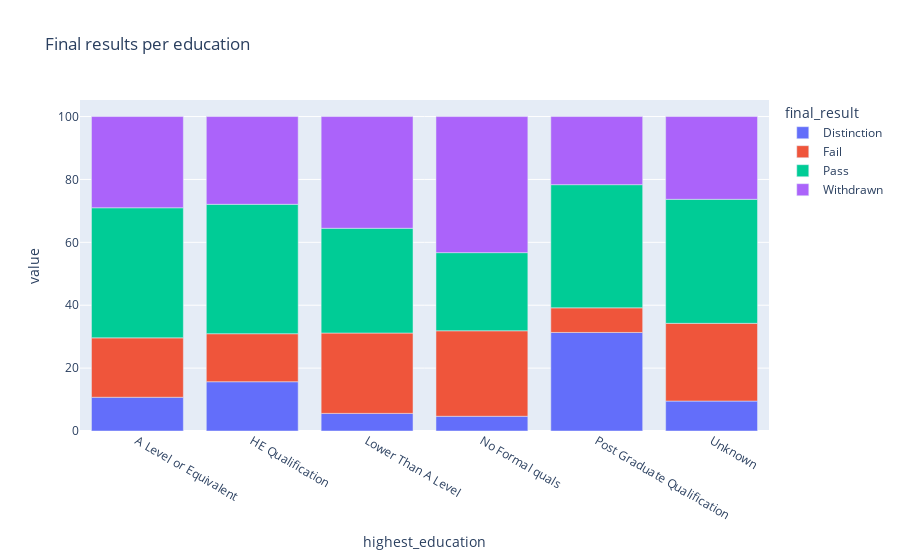

Write notebook code for a chart like this one.
### Code cell
final_result_education = round(final_result_education.div(final_result_education.sum(axis=1), axis=0), 4) * 100
fig = px.bar(final_result_education, title="Final results per education")
fig.show()

### Figure 1 — Plotly figure (JSON) as saved in the notebook; plotly's stock layout.template omitted (floating-point values rounded to 4 significant figures)
{"data": [{"alignmentgroup": "True", "hovertemplate": "final_result=Distinction<br>highest_education=%{x}<br>value=%{y}<extra></extra>", "legendgroup": "Distinction", "marker": {"color": "#636efa", "pattern": {"shape": ""}}, "name": "Distinction", "offsetgroup": "Distinction", "orientation": "v", "showlegend": true, "textposition": "auto", "type": "bar", "x": ["A Level or Equivalent", "HE Qualification", "Lower Than A Level", "No Formal quals", "Post Graduate Qualification", "Unknown"], "xaxis": "x", "y": [10.73, 15.67, 5.6, 4.68, 31.34, 9.52], "yaxis": "y"}, {"alignmentgroup": "True", "hovertemplate": "final_result=Fail<br>highest_education=%{x}<br>value=%{y}<extra></extra>", "legendgroup": "Fail", "marker": {"color": "#EF553B", "pattern": {"shape": ""}}, "name": "Fail", "offsetgroup": "Fail", "orientation": "v", "showlegend": true, "textposition": "auto", "type": "bar", "x": ["A Level or Equivalent", "HE Qualification", "Lower Than A Level", "No Formal quals", "Post Graduate Qualification", "Unknown"], "xaxis": "x", "y": [18.89, 15.27, 25.56, 27.19, 7.83, 24.72], "yaxis": "y"}, {"alignmentgroup": "True", "hovertemplate": "final_result=Pass<br>highest_education=%{x}<br>value=%{y}<extra></extra>", "legendgroup": "Pass", "marker": {"color": "#00cc96", "pattern": {"shape": ""}}, "name": "Pass", "offsetgroup": "Pass", "orientation": "v", "showlegend": true, "textposition": "auto", "type": "bar", "x": ["A Level or Equivalent", "HE Qualification", "Lower Than A Level", "No Formal quals", "Post Graduate Qualification", "Unknown"], "xaxis": "x", "y": [41.37, 41.15, 33.31, 24.85, 39.17, 39.44], "yaxis": "y"}, {"alignmentgroup": "True", "hovertemplate": "final_result=Withdrawn<br>highest_education=%{x}<br>value=%{y}<extra></extra>", "legendgroup": "Withdrawn", "marker": {"color": "#ab63fa", "pattern": {"shape": ""}}, "name": "Withdrawn", "offsetgroup": "Withdrawn", "orientation": "v", "showlegend": true, "textposition": "auto", "type": "bar", "x": ["A Level or Equivalent", "HE Qualification", "Lower Than A Level", "No Formal quals", "Post Graduate Qualification", "Unknown"], "xaxis": "x", "y": [29.01, 27.91, 35.53, 43.27, 21.66, 26.32], "yaxis": "y"}], "layout": {"barmode": "relative", "legend": {"title": {"text": "final_result"}, "tracegroupgap": 0}, "title": {"text": "Final results per education"}, "xaxis": {"anchor": "y", "domain": [0, 1], "title": {"text": "highest_education"}}, "yaxis": {"anchor": "x", "domain": [0, 1], "title": {"text": "value"}}}}
